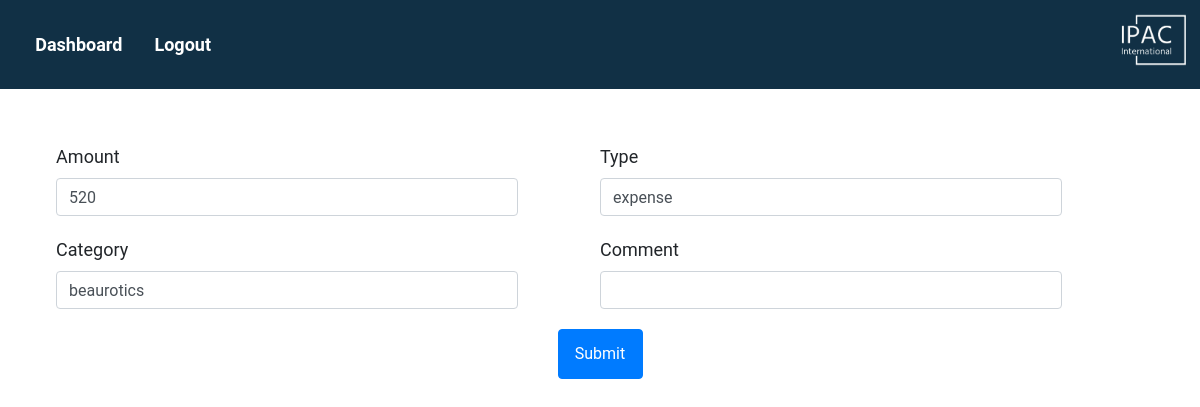
The app's page /expense/1/update (signed in) with its own data.
### models.py (models this page shows, shortened)
class expense(db.Model):
    app_expense = 'expense'
    id = db.Column(db.Integer, primary_key=True)
    amount = db.Column(db.Integer)
    type = db.Column(db.String(50))
    category = db.Column(db.String(50))

### views.py (the view, shortened to what this page needs)
@views.route('/expense/<int:id>/update', methods=['GET', 'POST', 'PUT'])
@login_required
def update_expense(id):
    if not current_user.is_authenticated:
        return redirect(url_for('auth.login'))
    instance = expense.query.get(id)
    if not instance:
        flash('expense does not exist', category="Error")
        return redirect(url_for('views.Expense'))
    return render_template("update-expense.html", tmp=instance)

### app.py (called while the page is built)
@login_manager.user_loader
def load_user(user_id):
    return User.query.get(int(user_id))

### templates/update-expense.html (shortened to what this page needs)
<link rel="stylesheet" type="text/css" href="{{ url_for('static', filename='styles.css') }}">
{% block content %}
<img src="{{ url_for('static', filename='ipac LOGO.jpg') }}" id="logo">
<nav class="secondary-nav">
  <link rel="stylesheet" href="https://stackpath.bootstrapcdn.com/bootstrap/4.4.1/css/bootstrap.min.css"
 />
  <link rel="stylesheet" href="https://stackpath.bootstrapcdn.com/font-awesome/4.7.0/css/font-awesome.min.css"
 />
  <body>
    <ul>
      <li><a href="/dashboard">Dashboard</a></li>
      <li><a id="logout" href="{{ url_for('auth.logout') }}">Logout</a></li>
    </ul>
  </body>
</nav>
<head>
</head>
<div class="container">
  <div class="row">
    <div class="col-md-12">
      <br><br>
      <form class="form-wrapper" method="post">
        <div class="form-group">
          <label for="amount">Amount</label>
          <input type="text" class="form-control" style="width:85%" id="amount" name="amount"
            value="{{ tmp.amount }}" />
        </div>
        <div class="form-group">
          <label for="type">Type</label>
          <input type="text" class="form-control" style="width:85%" id="type" name="type"
            value="{{ tmp.type }}" />
        </div>
        <div class="form-group">
          <label for="category">Category</label>
          <input type="text" class="form-control" style="width:85%" id="category" name="category" value="{{ tmp.category }}" />
        </div>
        <form class="form-wrapper" method="post">
          <div class="form-group">
            <label for="comment">Comment</label>
            <input type="text" class="form-control" style="width:85%" id="comment" name="comment"
              value="{{ tmp.comment }}" />
          </div>
        <button type="submit" class="btn btn-primary" style="width: 85px; height: 50px;">Submit</button>
      </form>
    </div>
  </div>
</div>
{% endblock %}

### templates/update-expense.html (style rules this page uses)
body { margin: 0%; font-size: 18px; }
ul { list-style-type: none; margin: 0%; padding: 1.6%; overflow: hidden; background-color: #113045; text-align: center; top: 0%; width: 100%; }
li { float: left; }
li a { display: block; color: white; text-align: center; padding: 12px 16px; text-decoration: none !important; font-weight: bold; font-family: 'Roboto'; }
.form-wrapper { display: flex; flex-wrap: wrap; justify-content: center; align-items: center; }
.form-group { flex-basis: 49%; margin-bottom: 20px; }
.container { font-family: 'roboto'; }

### records on screen
expense: amount "520", type "expense", category "beaurotics"
